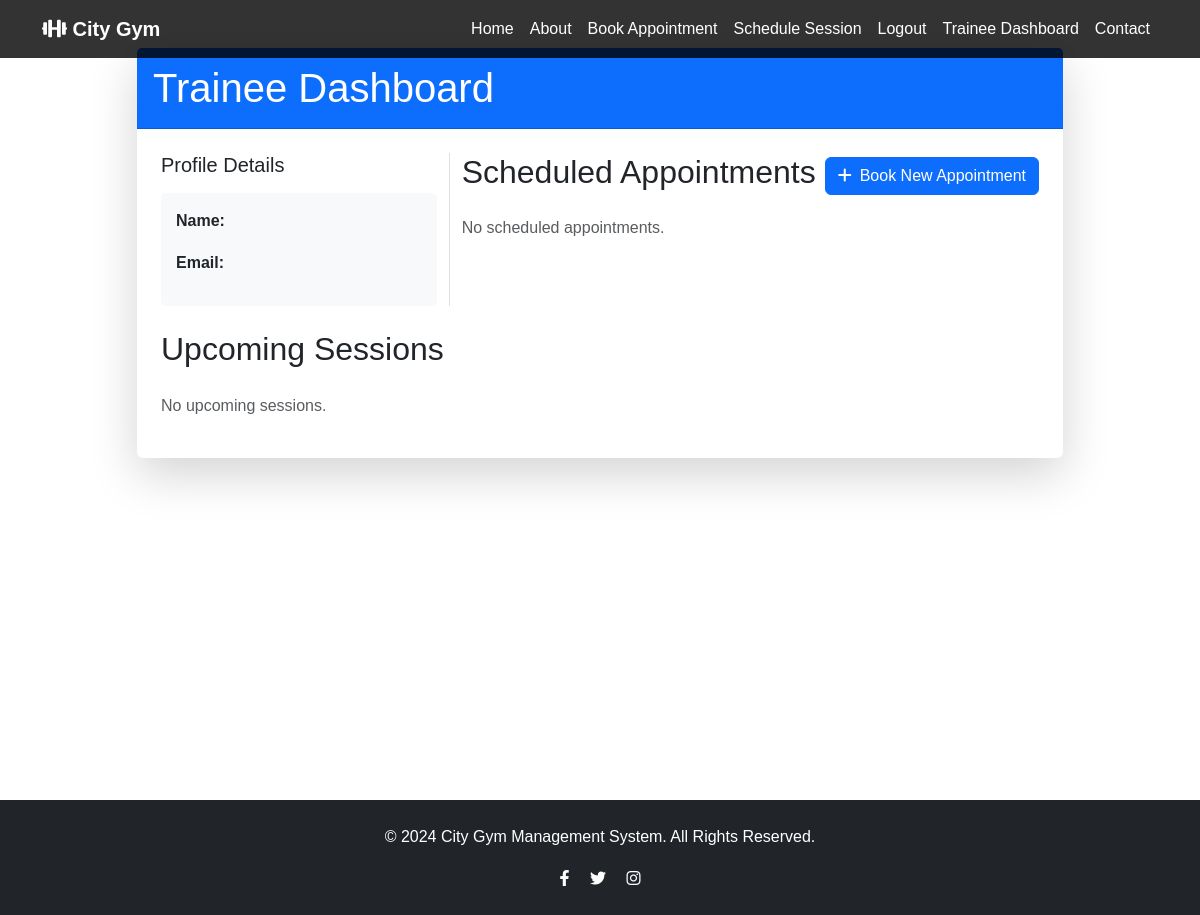
The app's page /trainee_dashboard/ (signed in), older data.
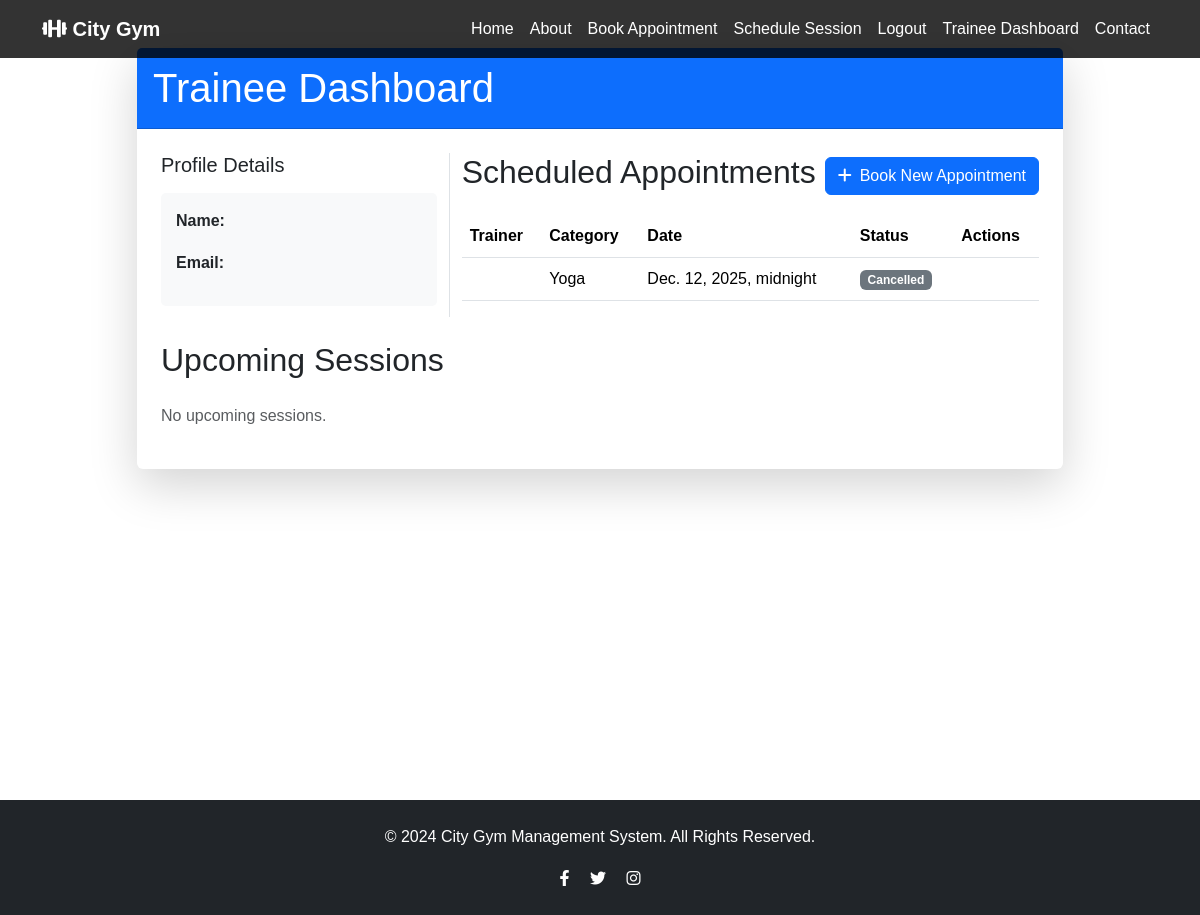
The same page, newer data.
### gym/models.py (models this page shows, shortened)
class Appointment(models.Model):
    FITNESS_CATEGORIES = [
        ('yoga', 'Yoga'),
        ('crossfit', 'Crossfit'),
        ('cardio', 'Cardio'),
        ('strength', 'Strength Training'),
        ('pilates', 'Pilates'),
        ('zumba', 'Zumba'),
        ('spinning', 'Spinning'),
    ]
    STATUS_CHOICES = [
        ('pending', 'Pending'),
        ('accepted', 'Accepted'),
        ('declined', 'Declined'),
        ('cancelled', 'Cancelled')
    ]
    trainer = models.ForeignKey(Trainer, on_delete=models.CASCADE)
    user = models.ForeignKey(User, on_delete=models.CASCADE)
    appointment_date = models.DateTimeField()
    notes = models.TextField(blank=True)
    category = models.CharField(max_length=20, choices=FITNESS_CATEGORIES, default='yoga')  # Default value added here
    status = models.CharField(max_length=20, choices=STATUS_CHOICES, default='pending')

### gym/views.py (the view)
# urls.py: path('trainee_dashboard/', views.trainee_dashboard, name='trainee_dashboard'),
@login_required
def trainee_dashboard(request):
    appointments = Appointment.objects.filter(user=request.user)
    sessions = Session.objects.filter(user=request.user)
    return render(request, 'gym/trainee_dashboard.html', {
        'appointments': appointments,
        'sessions': sessions
    })

### gym/templates/gym/trainee_dashboard.html (shortened to what this page needs)
{% extends 'gym/base.html' %} {% block content %}
<div class="trainee-dashboard-container min-vh-100 py-5">
  <div class="container">
    <div class="row">
      <div class="col-md-10 offset-md-1">
        <div class="card shadow-lg border-0">
          <div class="card-header bg-primary text-white py-3">
            <h1 class="card-title mb-0">Trainee Dashboard</h1>
          </div>
          <div class="card-body p-4">
            <div class="row mb-4">
              <div class="col-md-4 border-end">
                <h5 class="mb-3">Profile Details</h5>
                <div class="profile-info">
                  <p><strong>Name:</strong> {{ user.get_full_name }}</p>
                  <p><strong>Email:</strong> {{ user.email }}</p>
                </div>
              </div>
              <div class="col-md-8">
                <div
                  class="d-flex justify-content-between align-items-center mb-3"
                >
                  <h2>Scheduled Appointments</h2>
                  <a
                    href="{% url 'book_appointment' %}"
                    class="btn btn-primary"
                  >
                    <i class="fas fa-plus me-2"></i>Book New Appointment
                  </a>
                </div>
                {% if appointments %}
                <div class="table-responsive">
                  <table class="table table-hover">
                    <thead>
                      <tr>
                        <th>Trainer</th>
                        <th>Category</th>
                        <th>Date</th>
                        <th>Status</th>
                        <th>Actions</th>
                      </tr>
                    </thead>
                    <tbody>
                      {% for appointment in appointments %}
                      <tr>
                        <td>{{ appointment.trainer.user.get_full_name }}</td>
                        <td>{{ appointment.get_category_display }}</td>
                        <td>{{ appointment.appointment_date }}</td>
                        <td>
                          <span
                            class="badge {% if appointment.status == 'pending' %}bg-warning {% elif appointment.status == 'accepted' %}bg-success {% elif appointment.status == 'declined' %}bg-danger {% else %}bg-secondary{% endif %}"
                          >
                            {{ appointment.get_status_display }}
                          </span>
                        </td>
                        <td>
                        </td>
                      </tr>
                      {% endfor %}
                    </tbody>
                  </table>
                </div>
                {% else %}
                <p class="text-muted">No scheduled appointments.</p>
                {% endif %}
              </div>
            </div>
            <div class="row">
              <div class="col-md-12">
                <div
                  class="d-flex justify-content-between align-items-center mb-3"
                >
                  <h2>Upcoming Sessions</h2>
                </div>
                {% if sessions %}
                <div class="table-responsive">
                  <table class="table table-hover">
                    <thead>
                      <tr>
                        <th>Trainer</th>
                        <th>Category</th>
                        <th>Start Time</th>
                        <th>End Time</th>
                        <th>Status</th>
                        <th>Actions</th>
                      </tr>
                    </thead>
                    <tbody>
                      {% for session in sessions %}
                      <tr>
                        <td>{{ session.trainer.user.get_full_name }}</td>
                        <td>{{ session.get_category_display }}</td>
                        <td>{{ session.start_time }}</td>
                        <td>{{ session.end_time }}</td>
                        <td>
                          <span
                            class="badge {% if session.status == 'scheduled' %}bg-success {% elif session.status == 'completed' %}bg-secondary {% elif session.status == 'cancelled' %}bg-danger {% else %}bg-warning{% endif %}"
                          >
                            {{ session.get_status_display }}
                          </span>
                        </td>
                        <td>
                          {% if session.status == 'scheduled' %}
                          <div class="btn-group" role="group">
                            <a
                              href="{% url 'reschedule_session' session.id %}"
                              class="btn btn-sm btn-outline-primary"
                            >
                              <i class="fas fa-edit"></i>
                            </a>
                            <a
                              href="{% url 'cancel_session' session.id %}"
                              class="btn btn-sm btn-outline-danger"
                            >
                              <i class="fas fa-trash"></i>
                            </a>
                          </div>
                          {% endif %}
                        </td>
                      </tr>
                      {% endfor %}
                    </tbody>
                  </table>
                </div>
                {% else %}
                <p class="text-muted">No upcoming sessions.</p>
                {% endif %}
              </div>
            </div>
          </div>
        </div>
      </div>
    </div>
  </div>
</div>
{% endblock %}

### gym/templates/gym/base.html (shortened to what this page needs)
{% load static %}
<!DOCTYPE html>
<html lang="en">
  <head>
    <link
      href="https://cdn.jsdelivr.net/npm/bootstrap@5.3.3/dist/css/bootstrap.min.css"
      rel="stylesheet"
    />
    <link
      rel="stylesheet"
      href="https://cdnjs.cloudflare.com/ajax/libs/font-awesome/6.0.0-beta3/css/all.min.css"
    />
    <link href="https://unpkg.com/aos@2.3.1/dist/aos.css" rel="stylesheet" />
  </head>
  <body data-bs-spy="scroll" data-bs-target="#mainNav">
    <nav class="navbar navbar-expand-lg fixed-top navbar-dark" id="mainNav">
      <div class="container">
        <a class="navbar-brand" href="{% url 'home' %}">
          <i class="fas fa-dumbbell"></i> City Gym
        </a>
        <div class="collapse navbar-collapse" id="navbarNav">
          <ul class="navbar-nav ms-auto">
            <li class="nav-item">
              <a class="nav-link" href="{% url 'home' %}">Home</a>
            </li>
            <li class="nav-item">
              <a class="nav-link" href="{% url 'about' %}">About</a>
            </li>
            {% if not user.is_authenticated %}
            <li class="nav-item">
              <a class="nav-link" href="{% url 'register' %}">Register</a>
            </li>
            <li class="nav-item">
              <a class="nav-link" href="{% url 'login' %}">Login</a>
            </li>
            {% else %}
            <li class="nav-item">
              <a class="nav-link" href="{% url 'book_appointment' %}"
                >Book Appointment</a
              >
            </li>
            <li class="nav-item">
              <a class="nav-link" href="{% url 'schedule_session' %}"
                >Schedule Session</a
              >
            </li>
            <li class="nav-item">
              <a class="nav-link" href="{% url 'logout' %}">Logout</a>
            </li>
            {% endif %} {% if user.is_authenticated %} {% if user.is_staff %}
            <li class="nav-item">
              <a class="nav-link" href="{% url 'trainer_dashboard' %}"
                >Trainer Dashboard</a
              >
            </li>
            {% else %}
            <li class="nav-item">
              <a class="nav-link" href="{% url 'trainee_dashboard' %}"
                >Trainee Dashboard</a
              >
            </li>
            {% endif %} {% endif %}
            <li class="nav-item">
              <a class="nav-link" href="{% url 'contact' %}">Contact</a>
            </li>
          </ul>
        </div>
      </div>
    </nav>
    {% block content %}{% endblock %}
    <footer class="bg-dark text-white text-center py-4">
      <div class="container">
        <p>&copy; 2024 City Gym Management System. All Rights Reserved.</p>
        <div class="social-icons mt-3">
          <a href="#" class="text-white mx-2"
            ><i class="fab fa-facebook-f"></i
          ></a>
          <a href="#" class="text-white mx-2"><i class="fab fa-twitter"></i></a>
          <a href="#" class="text-white mx-2"
            ><i class="fab fa-instagram"></i
          ></a>
        </div>
      </div>
    </footer>
  </body>
</html>

Row changes from the older to the newer data that the page shows:
added Appointment: category "Yoga", appointment_date "Dec. 12, 2025, midnight", status "Cancelled"
Text that changed along with them:
text no longer shown: "No scheduled appointments."
text now shown: "Trainer Category Date Status Actions"
